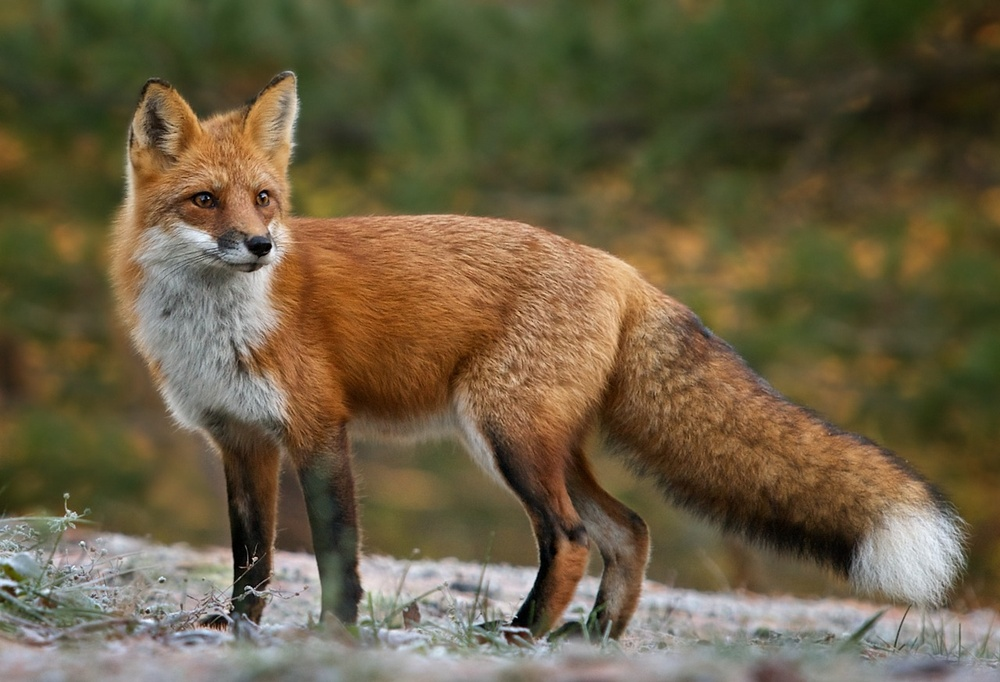
#> input picture image_manipulation/characters/fox.jpg, 1000 x 682 px, shrunk from 1280 x 873 before the run
$ jupyter execute 'Kernels (Spatial Filters).ipynb'   (shell and % lines are left out)
#> lines starting #> are read from the running program, lines starting #| are printed output that depends on the picture
# Kernels (Spatial Filters)

References:
- https://developer.apple.com/library/content/documentation/Performance/Conceptual/vImage/ConvolutionOperations/ConvolutionOperations.html
- https://en.wikipedia.org/wiki/Kernel_(image_processing)

## 1. Original

[cell 1]
import numpy as np
from scipy import signal
from scipy import misc
import matplotlib.pyplot as plt
from PIL import Image

im = Image.open("characters/fox.jpg")
#> im is the input picture: PIL image 1000x682 RGB; mean R, G, B 105.6, 93.9, 66.9
image_gr = im.convert('L')
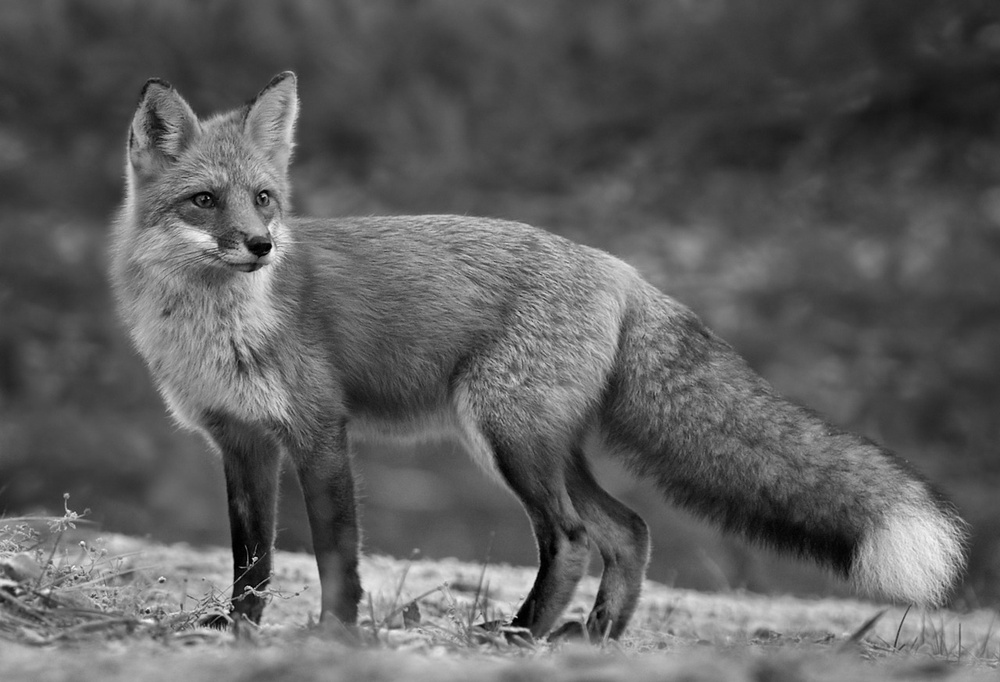
#> image_gr: PIL image 1000x682 L; min 0, max 251, mean 94.3
arr = np.asarray(image_gr)

#Activating matplotlib for Ipython

print('GRADIENT MAGNITUDE - Feature map')

fig, aux = plt.subplots(figsize=(5,5))
aux.imshow(np.absolute(arr), cmap='gray')

[cell 2]
import numpy as np
from scipy import signal
from scipy import misc
import matplotlib.pyplot as plt
from PIL import Image

im = Image.open("characters/fox.jpg")
image_gr = im.convert('L')
arr = np.asarray(image_gr)

kernel = np.array([
                    [-1,-1,-1],
                    [0,0,0],
                    [1,1,1],
                            ])

grad = signal.convolve2d(arr, kernel, mode='same', boundary='symm')
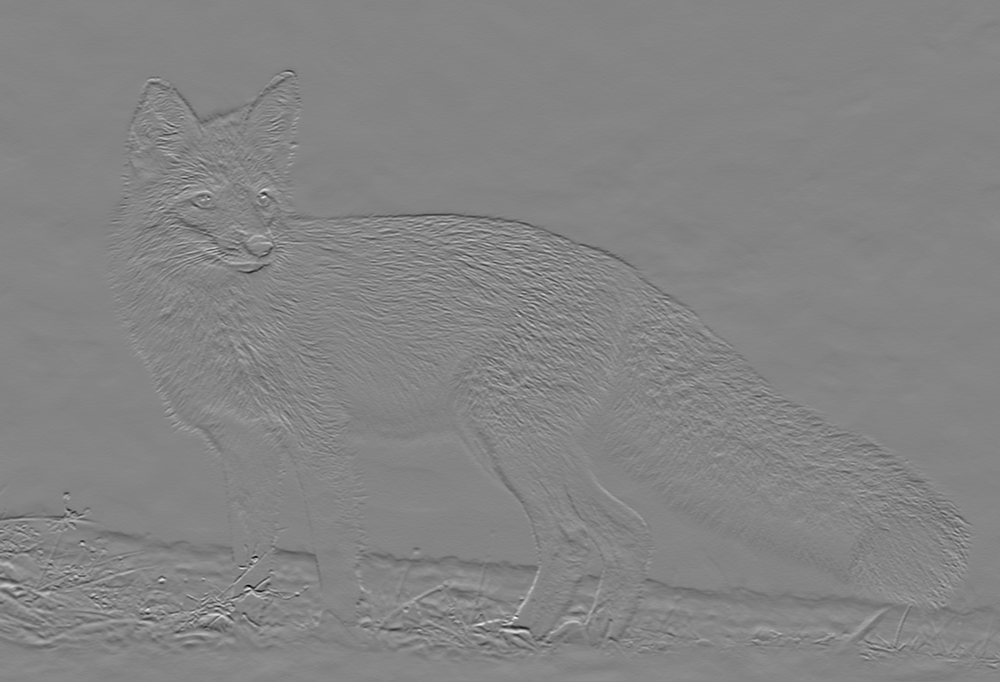
#> grad: shape (682, 1000) int64; min -577, max 532, mean -0.5; drawn with min black and max white

#Activating matplotlib for Ipython

print('GRADIENT MAGNITUDE - Feature map')

fig, aux = plt.subplots(figsize=(5,5))
aux.imshow(np.absolute(grad), cmap='gray')
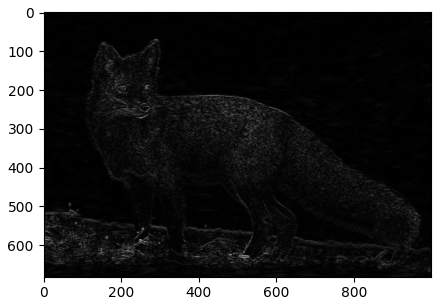
#> figure drawn by matplotlib, 1 panel

## Gaussian blur filter

[cell 3]
im = Image.open("characters/fox.jpg")
image_gr = im.convert('L')
arr = np.asarray(image_gr)

kernel = np.array([
                    [1,2,1],
                    [2,4,2],
                    [1,2,1],
                            ])

grad = signal.convolve2d(arr, kernel, mode='same', boundary='symm')

#Activating matplotlib for Ipython

print('GRADIENT MAGNITUDE - Feature map')

fig, aux = plt.subplots(figsize=(5,5))
aux.imshow(np.absolute(grad), cmap='gray')

[cell 4]
im = Image.open("characters/fox.jpg")
image_gr = im.convert('L')
arr = np.asarray(image_gr)

kernel = np.array([
                    [0,1,0],
                    [1,-4,1],
                    [0,1,0],
                            ])

grad = signal.convolve2d(arr, kernel, mode='same', boundary='symm')
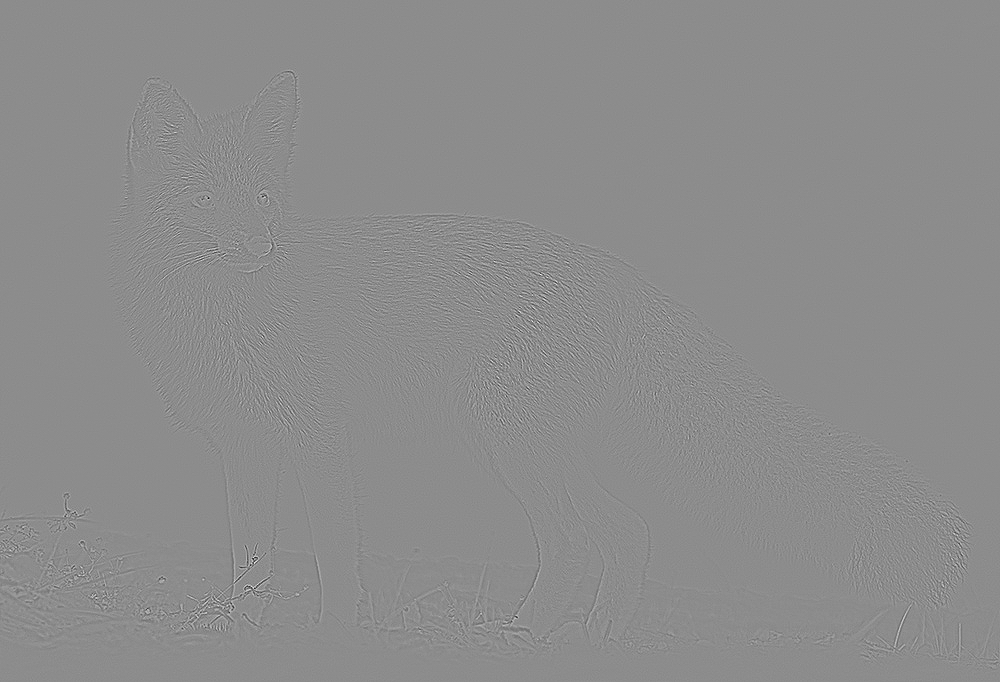
#> grad: shape (682, 1000) int64; min -368, max 300, mean 0; drawn with min black and max white

#Activating matplotlib for Ipython

print('GRADIENT MAGNITUDE - Feature map')

fig, aux = plt.subplots(figsize=(5,5))
aux.imshow(np.absolute(grad), cmap='gray')

# Edge detection

[cell 5]
im = Image.open("characters/fox.jpg")
image_gr = im.convert('L')
arr = np.asarray(image_gr)

kernel = np.array([
                    [-1,-1,-1],
                    [-1,8,-1],
                    [-1,-1,-1],
                            ])

grad = signal.convolve2d(arr, kernel, mode='same', boundary='symm')
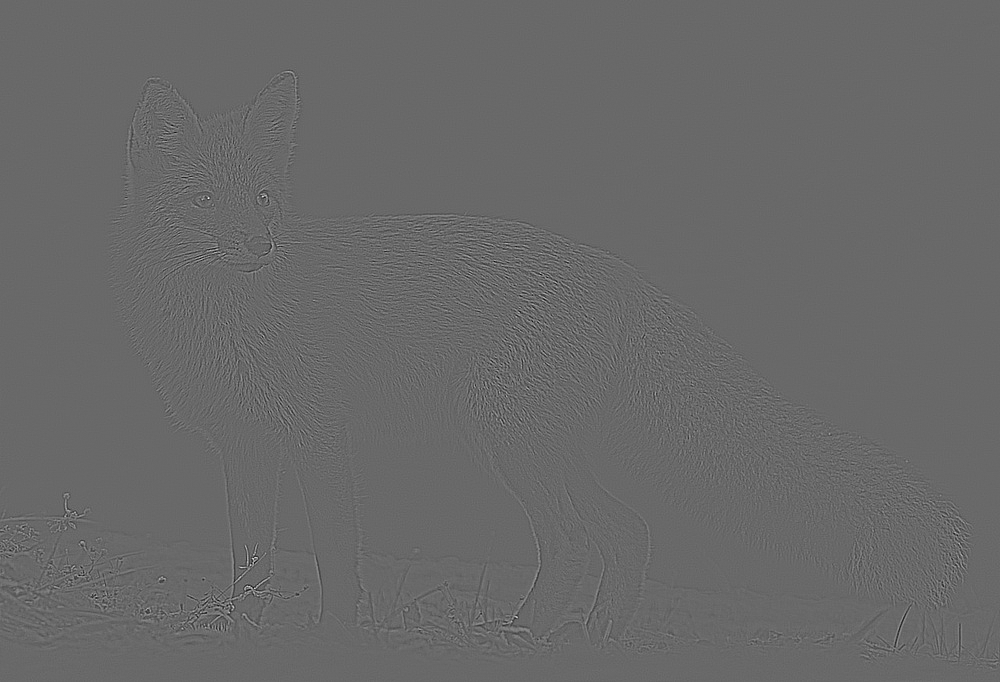
#> grad: shape (682, 1000) int64; min -636, max 908, mean 0; drawn with min black and max white

#Activating matplotlib for Ipython

print('GRADIENT MAGNITUDE - Feature map')

fig, aux = plt.subplots(figsize=(5,5))
aux.imshow(np.absolute(grad), cmap='gray')

## Sharpen

[cell 6]
im = Image.open("characters/fox.jpg")
image_gr = im.convert('L')
arr = np.asarray(image_gr)

kernel = np.array([
                    [0,-1,0],
                    [-1,5,-1],
                    [0,-1,0],
                            ])

grad = signal.convolve2d(arr, kernel, mode='same', boundary='symm')
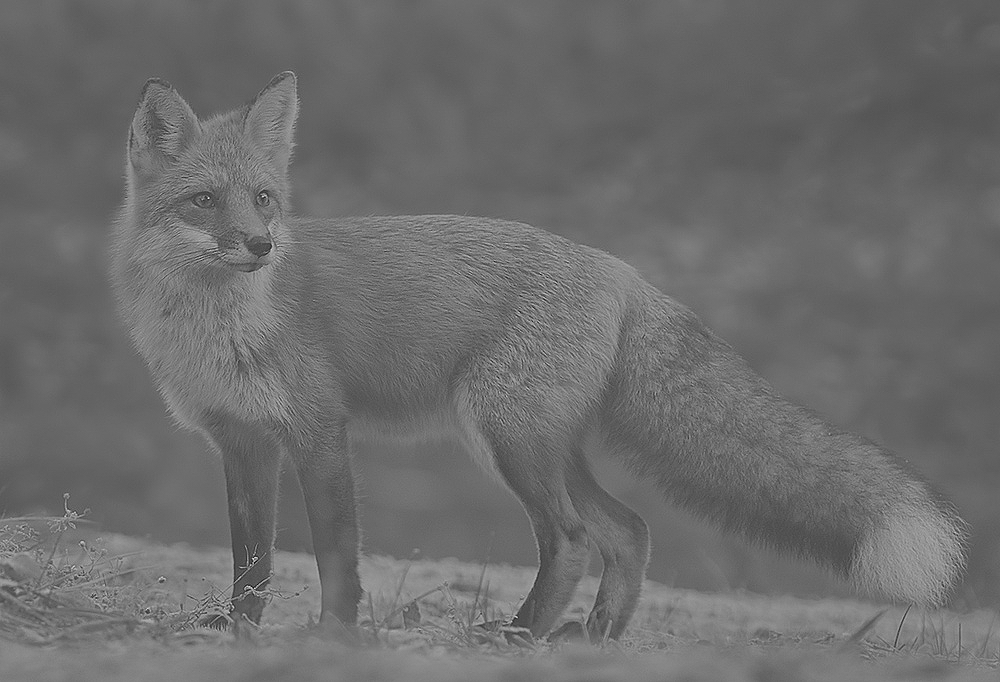
#> grad: shape (682, 1000) int64; min -247, max 554, mean 94.3; drawn with min black and max white

#Activating matplotlib for Ipython

print('GRADIENT MAGNITUDE - Feature map')

fig, aux = plt.subplots(figsize=(5,5))
aux.imshow(np.absolute(grad), cmap='gray')
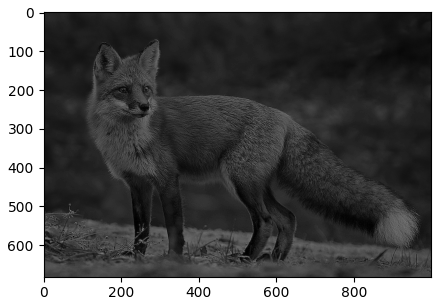
#> figure drawn by matplotlib, 1 panel

$ run again, with image_manipulation/characters/wolf.jpg copied over image_manipulation/characters/fox.jpg
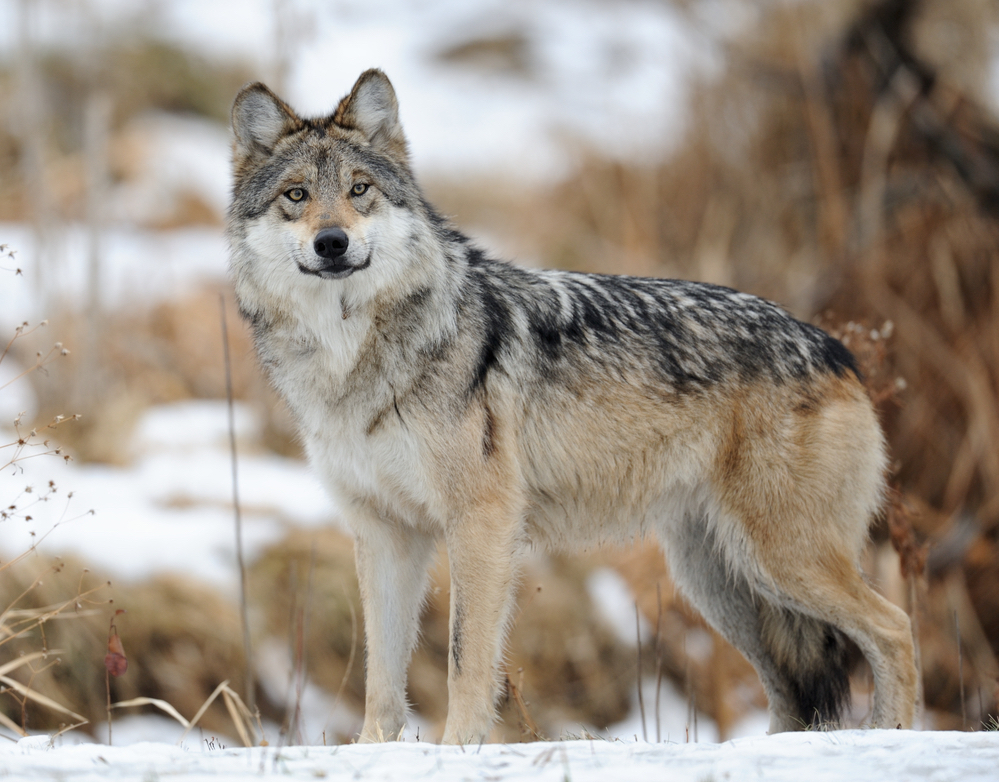
#> input picture image_manipulation/characters/wolf.jpg, 999 x 782 px
#> im is the input picture: PIL image 999x782 RGB; mean R, G, B 156.5, 145.8, 133.9
#> `grad = signal.convolve2d(arr, kernel, mode='same', boundary='symm')`:
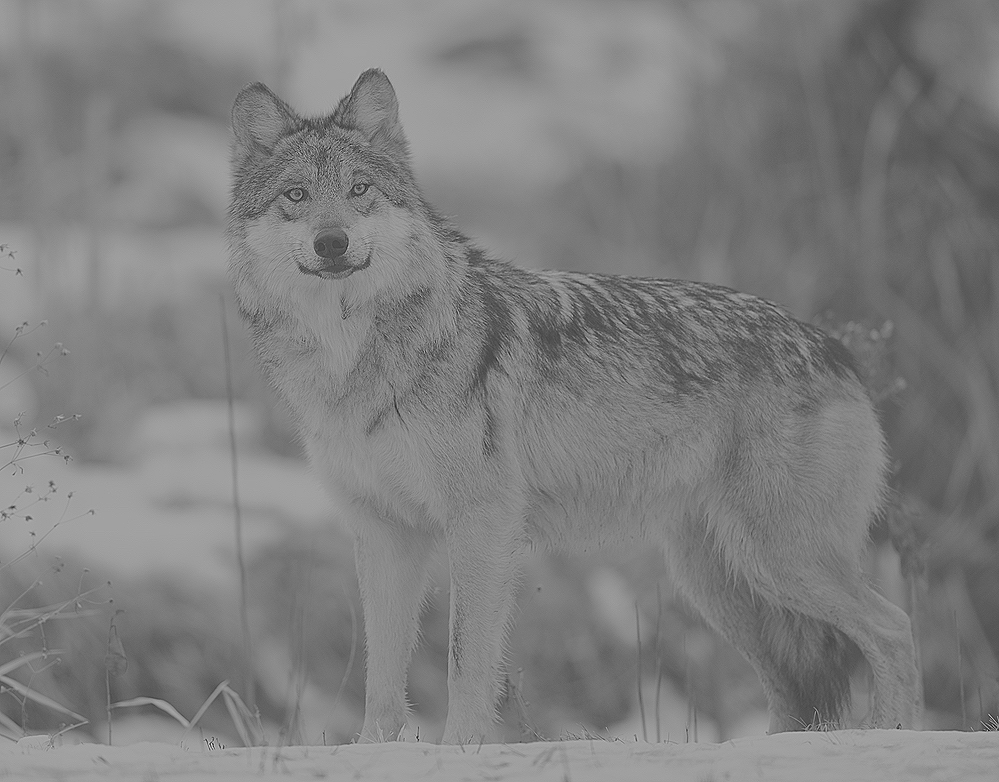
#> grad: shape (782, 999) int64; min -228, max 527, mean 147.6; drawn with min black and max white
#> `[cell 6] im = Image.open("characters/fox.jpg") image_gr = im.convert('..`:
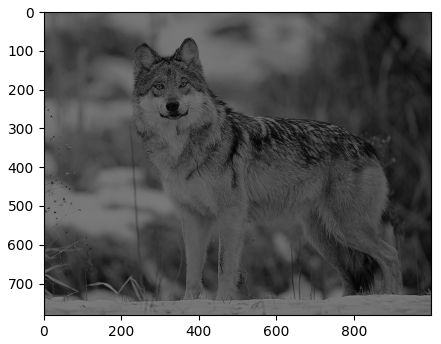
#> figure drawn by matplotlib, 1 panel
